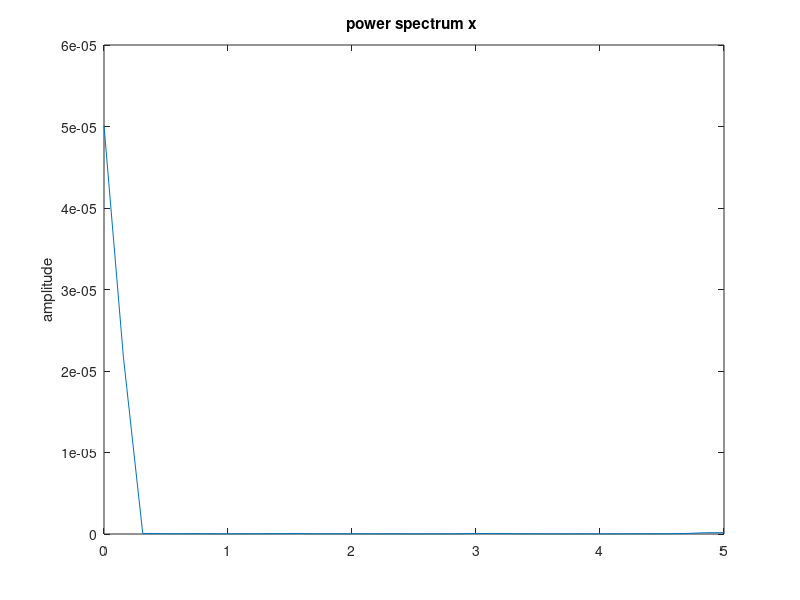

The MATLAB source for this figure: (Note: this script raises an error after producing the figure.)
clc; clear
load("hybrid_verification4.mat")
% load("manual_balance_tumbling.mat")
%{
passive verification 1-3 contain tumbling data after all 10 passive runs,
all with varying initial conditions
    1. roll = 6.5, pitch = -6.5
    2. probably dont use
    3. roll+pitch = 6

should be compared to manaual balance tumbling

%}

J = [1.298  -0.014 0.004;
      -0.014  1.025  0.008;
       0.004  0.008 1.243];

sampleRate = 10;
sampleTime = 1/sampleRate;

numFrames = size(capturedFrames,2);
t = linspace(0,(numFrames-1)*sampleTime,numFrames);

eulerAngles = zeros(numFrames,3);
bodyRates = zeros(numFrames,3);
stepperPos = zeros(numFrames,2);


%
% unpacking data...
for i = 1:numFrames % <---  REMEMBER TO INCLUDE/NOT INCLUDE RW WHEEL DATA HERE!!
    currentFrame = capturedFrames(:,i)';
    
    roll = typecast(currentFrame(2:5),'single');
    pitch = typecast(currentFrame(6:9),'single');
    yaw = typecast(currentFrame(10:13),'single');
    
    omega_x = typecast(currentFrame(14:17),'single');
    omega_y = typecast(currentFrame(18:21),'single');
    omega_z = typecast(currentFrame(22:25),'single');
    
    pos_x = typecast(currentFrame(26:29),'int32');
    pos_y = typecast(currentFrame(30:33),'int32');

    eulerAngles(i,:) = [roll pitch yaw];
    bodyRates(i,:) = [omega_x omega_y omega_z];
    stepperPos(i,:) = [pos_x pos_y];
end


t_start = 11;
start_idx = find(t > t_start, 1, 'first');
t_0 = t(start_idx);

t_plt = t(start_idx:end)-t_0;
eulerAngles_plt = deg2rad(eulerAngles(start_idx:end,1:3));
bodyRates_plt = bodyRates(start_idx:end,1:3);
n = length(t_plt);
KE = zeros(n,1);
for i = 1:n
    omega = bodyRates_plt(i,:)';
    KE(i) = (1/2)*omega'*J*omega;
end

%%
vel_x = bodyRates_plt(:,1);

% Design a FIR filter to differentiate --------------------------------
figure
pwelch(vel_x,[],[],[],sampleRate)
Fpass = 0.05;
Fstop = 0.3;
Fs = sampleRate;

d = designfilt('differentiatorfir', ...
    'PassbandFrequency', Fpass, ...
    'StopbandFrequency', Fstop, ...
    'FilterOrder',100, ... 
    'SampleRate', Fs);

accel_x = filter(d,vel_x)/sampleTime;
delay = mean(grpdelay(d));

t_d = t(1:end-delay);

accel_x_d = accel_x;
accel_x_d(1:delay) = [];

t_d(1:delay) = [];
accel_x_d(1:delay) = [];

plot(t_plt,accel_x)
xlabel('Time (s)')
ylabel('Angular Acceleration [rad/s]')
yline(0)
xlim([t_d(1) t_d(end)])
grid


%%
figure
plot(t,eulerAngles,'LineWidth',1.5);
f = gen_single_fig();
% plot(t_plt,bodyRates_plt,'LineWidth',1.5);
plot(t_plt,KE,'LineWidth',1.5)
grid on
fontsize(13,'points')
xlabel("Time [s]")
ylabel("Kinetic Energy [J]")

save("hybrid_4_KE.mat","t_plt","KE")

%%
f = gen_single_fig;
load("manual_balance_KE.mat");
plot(t_plt,KE,'LineWidth',1.5)

hold on

load("hybrid_4_KE.mat");
plot(t_plt,KE,'LineWidth',1.5)

grid on
fontsize(13,'points')
xlabel("Time [s]")
ylabel("Kinetic Energy [J]")
legend("Manual Balancing","PID Balancing")